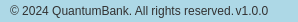
              <widget class="QFrame" name="bottomBar">
               <property name="minimumSize">
                <size>
                 <width>0</width>
                 <height>22</height>
                </size>
               </property>
               <property name="maximumSize">
                <size>
                 <width>16777215</width>
                 <height>22</height>
                </size>
               </property>
               <property name="styleSheet">
                <string notr="true">background-color: rgb(173, 216, 230);</string>
               </property>
               <property name="frameShape">
                <enum>QFrame::NoFrame</enum>
               </property>
               <property name="frameShadow">
                <enum>QFrame::Raised</enum>
               </property>
               <layout class="QHBoxLayout" name="horizontalLayout_5">
                <property name="spacing">
                 <number>0</number>
                </property>
                <property name="leftMargin">
                 <number>10</number>
                </property>
                <property name="topMargin">
                 <number>3</number>
                </property>
                <property name="rightMargin">
                 <number>3</number>
                </property>
                <property name="bottomMargin">
                 <number>3</number>
                </property>
                <item>
                 <widget class="QLabel" name="label_5">
                  <property name="maximumSize">
                   <size>
                    <width>16777215</width>
                    <height>16</height>
                   </size>
                  </property>
                  <property name="styleSheet">
                   <string notr="true">color: rgb(50, 50, 50);</string>
                  </property>
                  <property name="text">
                   <string>© 2024 QuantumBank. All rights reserved.</string>
                  </property>
                 </widget>
                </item>
                <item>
                 <widget class="QLabel" name="label">
                  <property name="maximumSize">
                   <size>
                    <width>16777215</width>
                    <height>16</height>
                   </size>
                  </property>
                  <property name="styleSheet">
                   <string notr="true">color: rgb(50, 50, 50);</string>
                  </property>
                  <property name="text">
                   <string>v1.0.0  </string>
                  </property>
                  <property name="alignment">
                   <set>Qt::AlignRight|Qt::AlignTrailing|Qt::AlignVCenter</set>
                  </property>
                 </widget>
                </item>
                <item>
                 <widget class="QFrame" name="frame_size_grip">
                  <property name="minimumSize">
                   <size>
                    <width>20</width>
                    <height>0</height>
                   </size>
                  </property>
                  <property name="maximumSize">
                   <size>
                    <width>20</width>
                    <height>16777215</height>
                   </size>
                  </property>
                  <property name="styleSheet">
                   <string notr="true">background-image: url(:/resources/sizeGrip.png);</string>
                  </property>
                  <property name="frameShape">
                   <enum>QFrame::NoFrame</enum>
                  </property>
                  <property name="frameShadow">
                   <enum>QFrame::Raised</enum>
                  </property>
                 </widget>
                </item>
               </layout>
              </widget>
